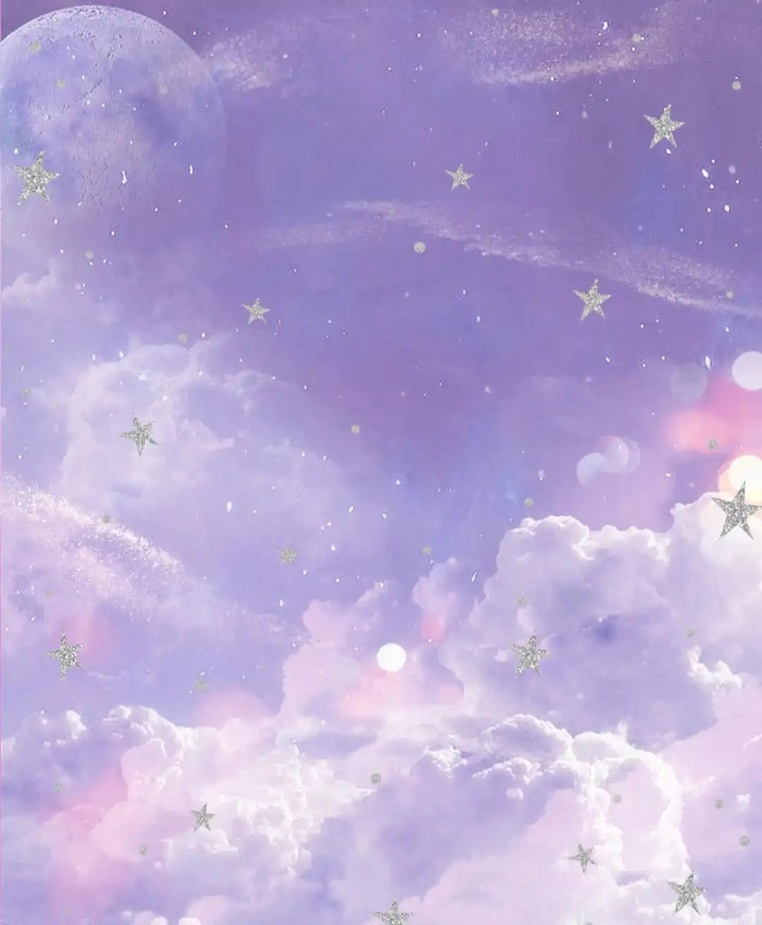
#> input picture beauty/bg.jpg, 762 x 925 px, shrunk from 1080 x 1311 before the run
$ python -i extract.py   (imports and definitions only)
#> lines starting #> are read from the running program, lines starting #| are printed output that depends on the picture; after the words box and inside, x2 and y2 are one past the last pixel; in counts of white or black regions, pixels touching at a corner belong together
#> further down, picture is the input picture: shape (925, 762, 3); mean B, G, R 211.5, 167, 182.5
import cv2
import numpy as np

def segment_object(frame):
    """
    Function to segment the object using HSV color space, Otsu's method, and convex hull to ensure a single combined object.
    """
    # Convert the image to HSV color space
    hsv = cv2.cvtColor(frame, cv2.COLOR_BGR2HSV)
#> hsv: shape (925, 762, 3); mean H, S, V 131.5, 55.8, 211.7

    # Extract the S (saturation) channel from the HSV image
    s_channel = hsv[:, :, 1]
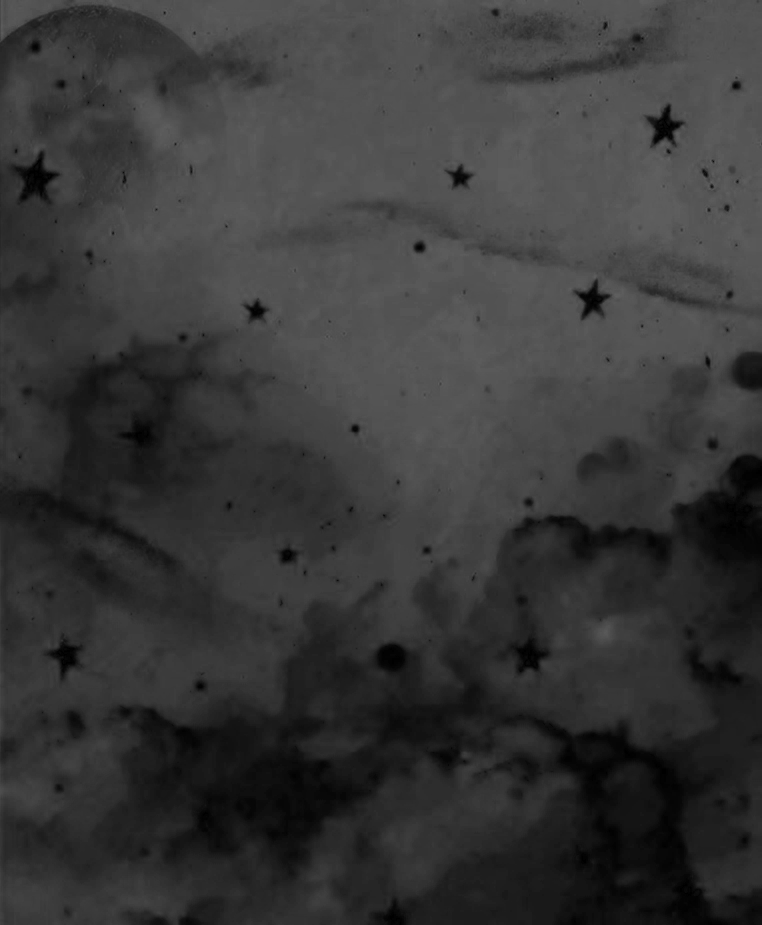
#> s_channel: shape (925, 762); min 0, max 99, mean 55.8

    # Apply Otsu's method to find the optimal threshold value
    _, otsu_thresholded = cv2.threshold(s_channel, 0, 255, cv2.THRESH_BINARY + cv2.THRESH_OTSU)
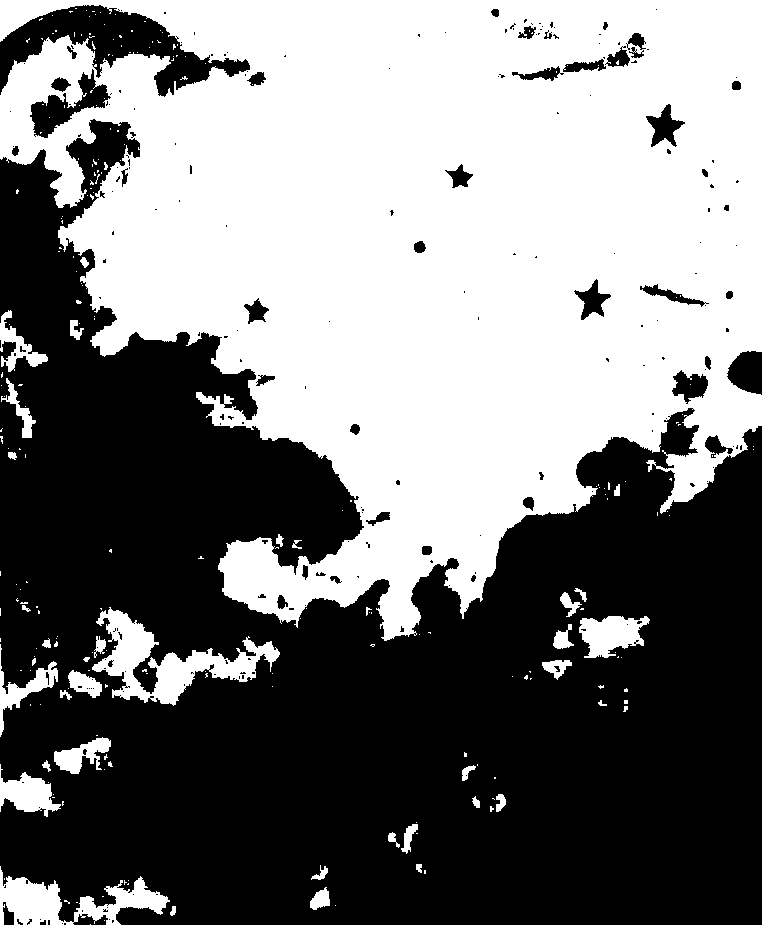
#> otsu_thresholded: shape (925, 762); 48% white; 241 white regions (201 under 20 px), largest, box (x1, y1, x2, y2) and area: (0, 0, 762, 641) 316280, (92, 607, 280, 706) 6207, (0, 866, 170, 925) 4276

    # Perform morphological closing to remove noise and fill gaps
    kernel = np.ones((15, 15), np.uint8)
    closed_mask = cv2.morphologyEx(otsu_thresholded, cv2.MORPH_CLOSE, kernel)
#> closed_mask: shape (925, 762); 52% white; 11 black regions, largest, box (x1, y1, x2, y2) and area: (0, 161, 762, 925) 328304, (53, 11, 160, 54) 2918, (0, 21, 52, 82) 1370
    kernel = np.ones((27, 27), np.uint8)
    opened_mask = cv2.morphologyEx(closed_mask, cv2.MORPH_OPEN, kernel)
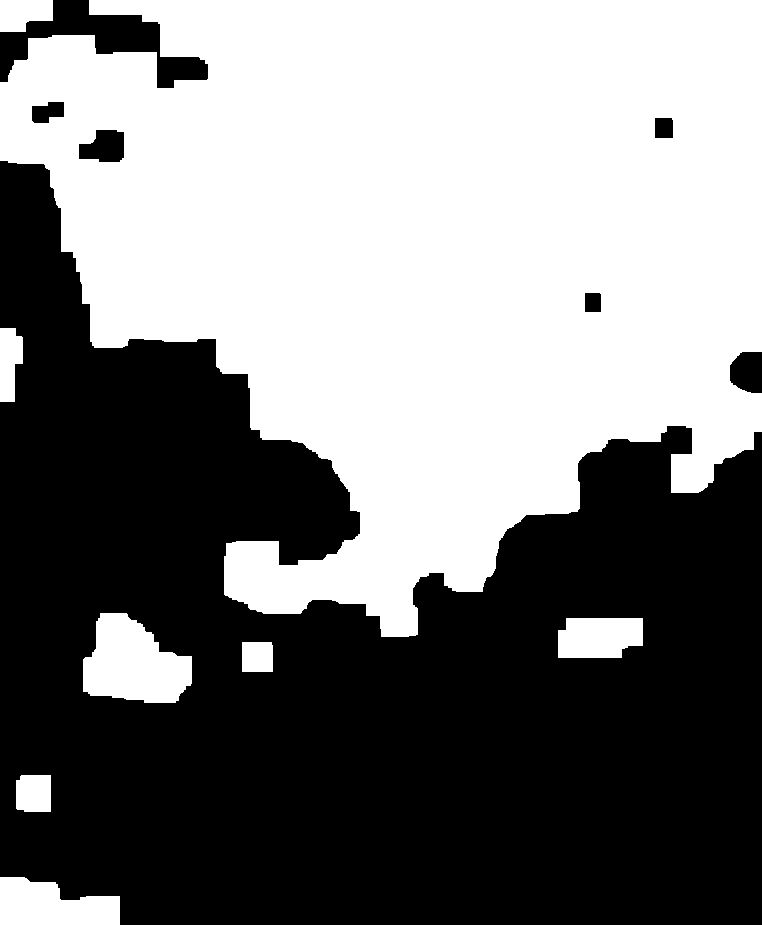
#> opened_mask: shape (925, 762); 49.4% white; 8 white regions, largest, box (x1, y1, x2, y2) and area: (0, 0, 762, 637) 328762, (83, 613, 192, 703) 6881, (0, 877, 120, 925) 4358

    # Inflate the mask
    kernel = np.ones((9, 9), np.uint8)
    inflated_mask = cv2.morphologyEx(opened_mask, cv2.MORPH_DILATE, kernel)
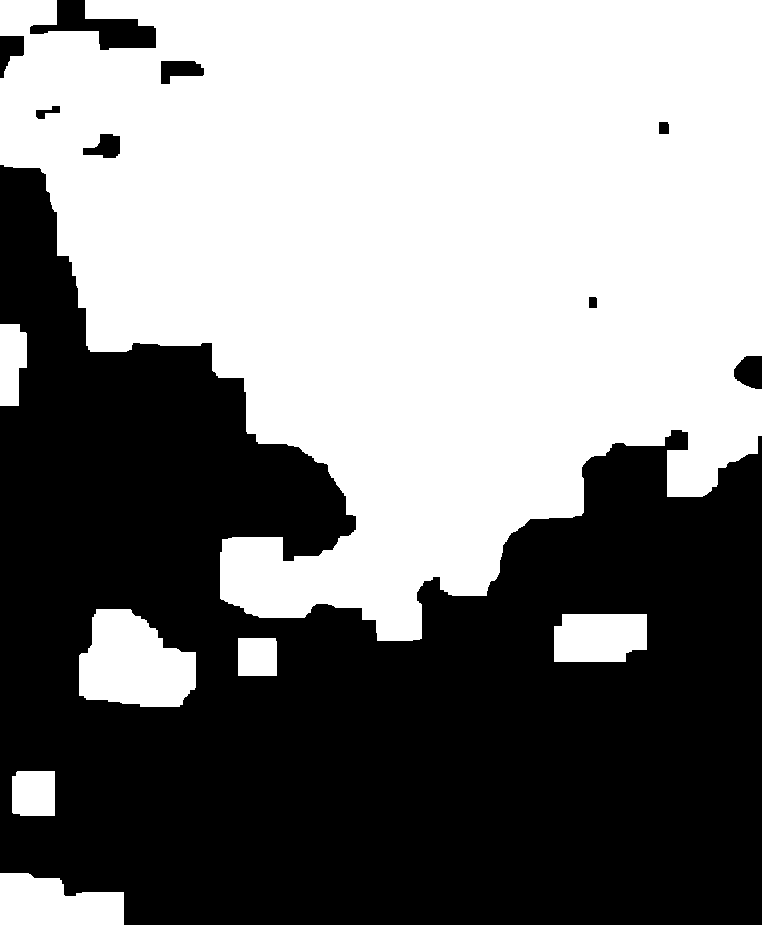
#> inflated_mask: shape (925, 762); 51.8% white; 9 black regions

    # Find contours in the closed mask
    contours, _ = cv2.findContours(inflated_mask, cv2.RETR_EXTERNAL, cv2.CHAIN_APPROX_SIMPLE)
#> contours = 7 contours; box (x1, y1, x2, y2) and area: (0, 0, 762, 641) 342302, (79, 609, 196, 707) 8342, (0, 873, 124, 925) 4904, (554, 614, 647, 662) 3993, (12, 771, 55, 816) 1812, (0, 324, 27, 406) 1746, (238, 638, 277, 676) 1404

    # Create an empty mask to store the convex hull of the target object
    convex_hull_mask = np.zeros_like(inflated_mask)

    # Find the largest contour
    largest_contour = max(contours, key=cv2.contourArea)
#> largest_contour = contour of 489 points, box (x1, y1, x2, y2) (0, 0, 762, 641), area 342302
    hull = cv2.convexHull(largest_contour)
#> hull = contour of 18 points, box (x1, y1, x2, y2) (0, 0, 762, 641), area 398384

    # Get the bounding rectangle of the convex hull
    x, y, w, h = cv2.boundingRect(hull)
#> x = 0; y = 0; w = 762; h = 641

    # Add 20 pixels to the bounding box (ensuring we don't go out of bounds)
    padding = 20
    x_min = max(x - padding, 0)
#> x_min = 0
    y_min = max(y - padding, 0)
#> y_min = 0
    x_max = min(x + w + padding, frame.shape[1])
#> x_max = 762
    y_max = min(y + h + padding, frame.shape[0])
#> y_max = 661

    # Crop the image with the padded bounding box
    cropped_image = frame[y_min:y_max, x_min:x_max]
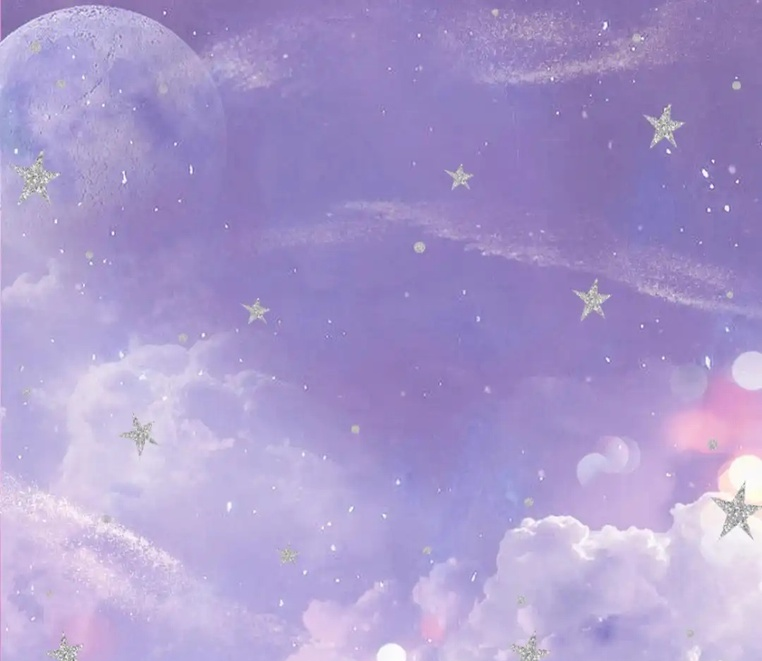
#> cropped_image: shape (661, 762, 3); mean B, G, R 204.7, 154.4, 170.2

    # Make the cropped image square by adding black padding
    height, width = cropped_image.shape[:2]
#> height = 661; width = 762
    max_dim = max(height, width)
#> max_dim = 762

    # Create a new black image (padding with black pixels)
    padded_image = np.zeros((max_dim, max_dim, 3), dtype=np.uint8)

    # Place the cropped image in the center of the black image
    y_offset = (max_dim - height) // 2
#> y_offset = 50
    x_offset = (max_dim - width) // 2
#> x_offset = 0
    padded_image[y_offset:y_offset + height, x_offset:x_offset + width] = cropped_image
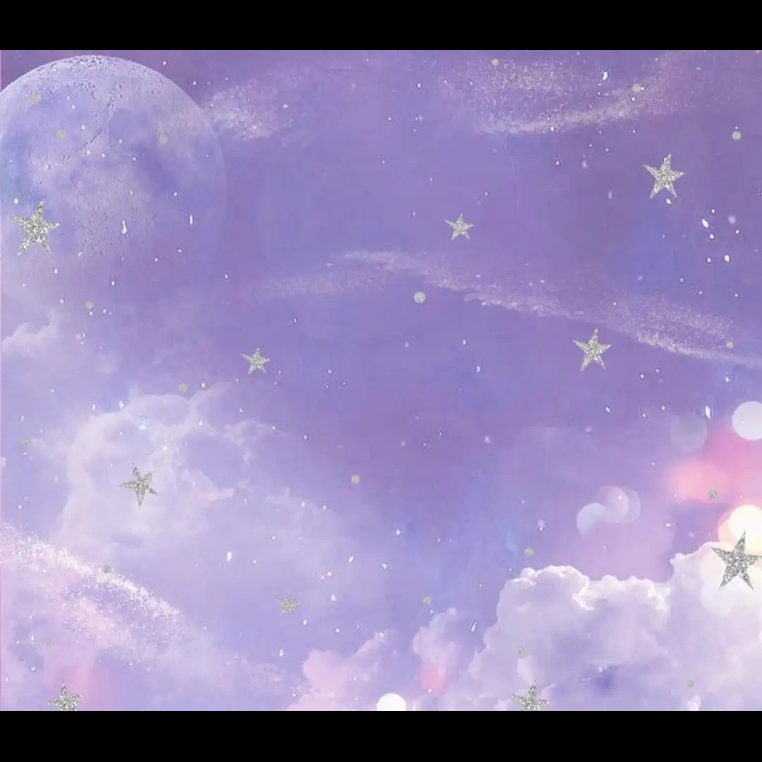
#> padded_image: shape (762, 762, 3); mean B, G, R 177.5, 134, 147.6

    return padded_image, otsu_thresholded

# Capture a frame from the camera
# [5 lines not run here, left out]

# Initialize frame counter
frame_count = 0

# [25 lines not run here, left out]

>>> import cv2
>>> picture = cv2.imread('beauty/bg.jpg')
>>> result = segment_object(picture)
